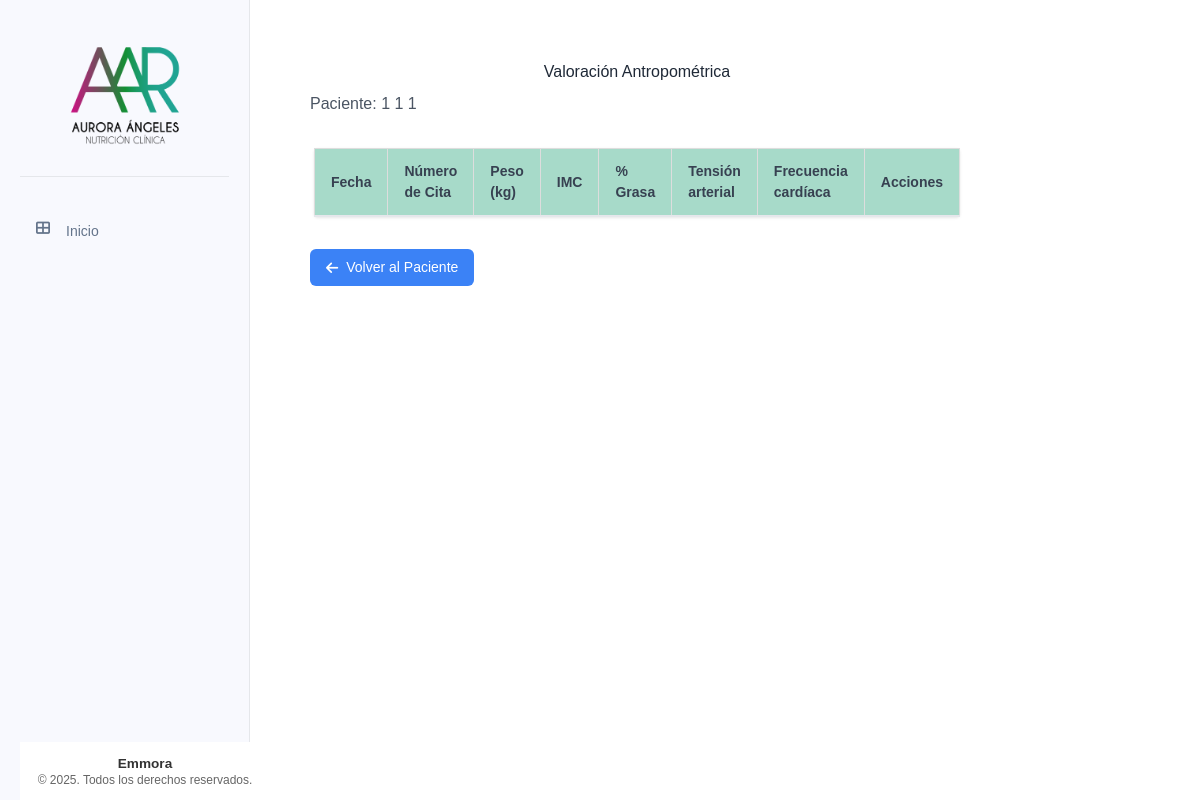
Before: /valoraciones/paciente/7/lista with the older database file.
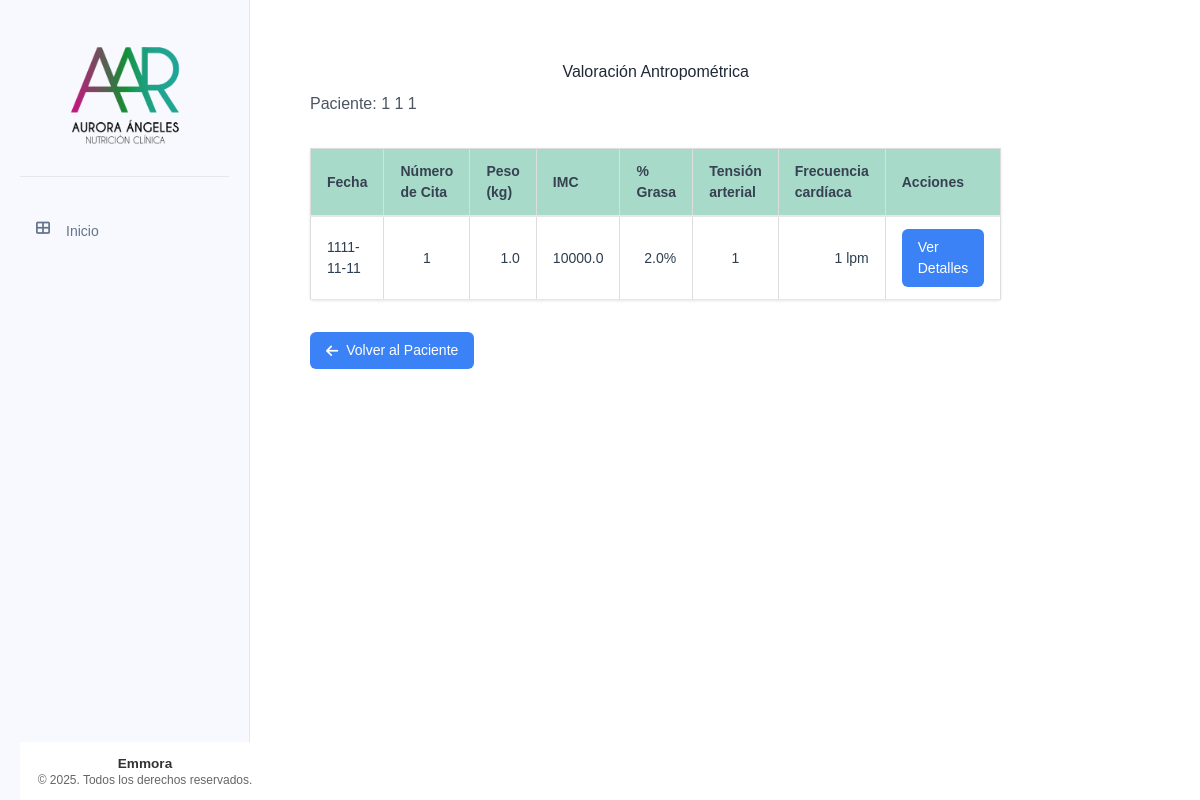
After: the same page with the newer database file.
### tables this page shows
CREATE TABLE valoracion_antropometrica (
    id INTEGER PRIMARY KEY AUTOINCREMENT,
    paciente_id INTEGER NOT NULL,
    numero_cita INTEGER NOT NULL,
    fecha DATE NOT NULL,
    estatura FLOAT NOT NULL,
    peso FLOAT NOT NULL,
    imc FLOAT NOT NULL,
    grasa FLOAT NOT NULL,
    cintura FLOAT NOT NULL,
    torax FLOAT NOT NULL,
    brazo FLOAT NOT NULL,
    cadera FLOAT NOT NULL,
    pierna FLOAT NOT NULL,
    pantorrilla FLOAT NOT NULL,
    tension_arterial TEXT NOT NULL,
    frecuencia_cardiaca INTEGER NOT NULL,
    bicep FLOAT NOT NULL,
    tricep FLOAT NOT NULL,
    suprailiaco FLOAT NOT NULL,
    subescapular FLOAT NOT NULL,
    femoral FLOAT,
    porcentaje_grasa TEXT NOT NULL,
    --porcentaje_grasa_fem FLOAT NOT NULL,
    ultima_dieta TEXT,
    FOREIGN KEY (paciente_id) REFERENCES pacientes (id)
);

### app/controllers/valoracion_antropometrica.py (the view)
@valoracion.route('/paciente/<int:paciente_id>/lista')
def lista_valoraciones(paciente_id):
    if paciente_id == 0:
        return redirect(url_for('valoracion.todas_valoraciones'))
    paciente = Paciente.obtener_por_id(paciente_id)
    if not paciente:
        flash('Paciente no encontrado', 'error')
        return redirect(url_for('pacientes.lista_pacientes'))
    valoraciones = ValoracionAntropometrica.obtener_por_paciente(paciente_id)
    return render_template('valoraciones/lista_valoraciones.html', paciente=paciente, valoraciones=valoraciones)

### app/db.py (called while the page is built)
def get_db():
    if 'db' not in g:
        try:
            g.db = sqlite3.connect(
                'pacientes.db',
                detect_types=sqlite3.PARSE_DECLTYPES
            )
            g.db.row_factory = sqlite3.Row
        except sqlite3.Error as e:
            logger.error(f"Error crítico al conectar con la base de datos SQLite: {e}")
            raise e
    return g.db

def query_db(query, args=(), one=False):
    try:
        cur = get_db().execute(query, args)
        rv = cur.fetchall()
        cur.close()
        return (rv[0] if rv else None) if one else rv
    except sqlite3.Error as e:
        logger.error(f"Error al ejecutar query: {query}. Args: {args}. Detalle: {e}")
        raise e

### app/models/paciente.py (called while the page is built)
    @staticmethod
    def obtener_por_id(id):
        return query_db('SELECT * FROM pacientes WHERE id = ?', [id], one=True)

### app/models/valoracion_antropometrica.py (called while the page is built)
    @staticmethod
    def obtener_por_paciente(paciente_id):
        return query_db('''
            SELECT * FROM valoracion_antropometrica
            WHERE paciente_id = ?
            ORDER BY fecha DESC
        ''', [paciente_id])

### app/templates/valoraciones/lista_valoraciones.html (shortened to what this page needs)
{% extends "base/base.html" %}
{% block content %}
<div class="table-container">
    <header class="valoracion-header">
        <h2 align="center" >Valoración Antropométrica</h2>
        <h3>Paciente: {{ paciente['nombre'] }} {{ paciente['apellido_paterno'] }} {{ paciente['apellido_materno'] }}</h3>
    </header>
    <table class="table">
        <thead>
            <tr>
                <th class="table__header">Fecha</th>
                <th class="table__header">Número de Cita</th>
                <th class="table__header">Peso (kg)</th>
                <th class="table__header">IMC</th>
                <th class="table__header">% Grasa</th>
                <th class="table__header">Tensión arterial</th>
                <th class="table__header">Frecuencia cardíaca</th>
                <th class="table__header">Acciones</th>
            </tr>
        </thead>
        <tbody>
            {% for valoracion in valoraciones %}
            <tr>
                <td class="table__cell">{{ valoracion['fecha'] }}</td>
                <td class="table__cell text-center">{{ valoracion['numero_cita'] }}</td>
                <td class="table__cell text-right">{{ valoracion['peso'] }}</td>
                <td class="table__cell text-right">{{ valoracion['imc'] }}</td>
                <td class="table__cell text-right">{{ valoracion['porcentaje_grasa'] }}%</td>
                <td class="table__cell text-center">{{ valoracion['tension_arterial'] }}</td>
                <td class="table__cell text-right">{{ valoracion['frecuencia_cardiaca'] }} lpm</td>
                <td class="table__cell">
                    <a href="{{ url_for('valoracion.detalle_valoracion', valoracion_id=valoracion['id']) }}"
                        class="action-button">
                        Ver Detalles
                    </a>
                </td>
            </tr>
            {% endfor %}
        </tbody>
    </table>
    <div class="valoracion-actions">
        <a href="{{ url_for('pacientes.detalle_paciente', id=paciente['id']) }}" class="action-button">
            <i class="fas fa-arrow-left"></i> Volver al Paciente
        </a>
    </div>
</div>
{% endblock %}

Changed rows visible on the page:
added valoracion_antropometrica: fecha "1111-11-11", numero_cita "1", peso "1.0", imc "10000.0", porcentaje_grasa "2.0", tension_arterial "1", frecuencia_cardiaca "1"
